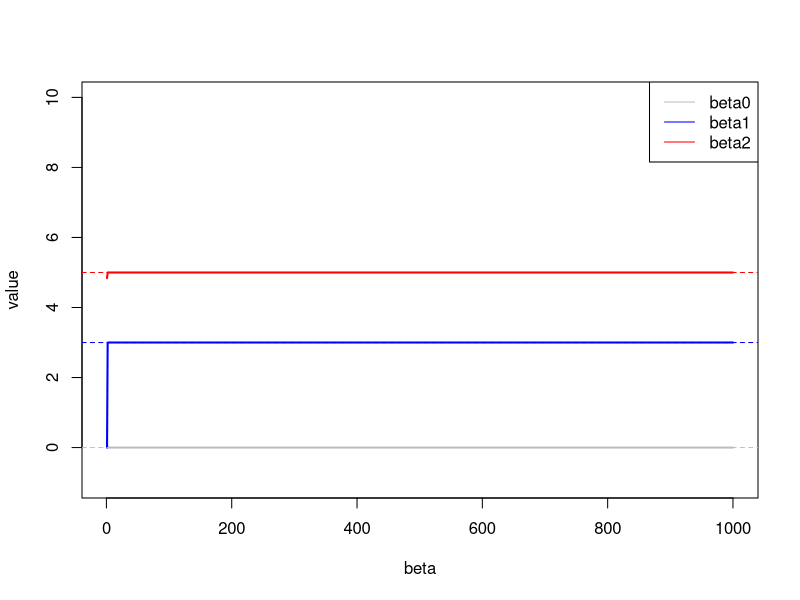

Write R code to recreate this figure.
library(MASS)
set.seed(1)

# ------------------------ (a) ------------------------
n = 100
k = 2
X = mvrnorm(n, mu=integer(k+1), Sigma=diag(k+1))
colnames(X) = c(paste0('x', 1:k), 'eps')
x1 = X[, 'x1']
x2 = X[, 'x2']
Y = 3*x1 + 5*x2


# ------------------------ (b) ------------------------
b1 = 0.5


# ------------------------ (c) ------------------------
y.1 = Y-b1*x1
fit.1 = lm(y.1~x2)
summary(fit.1)


# ------------------------ (d) ------------------------
b2 = coef(fit.1)[2]
y.2 = Y - b2 * x2
fit.2 = lm(y.2~x1)
summary(fit.2)


# ------------------------ (e) ------------------------
n.loop = 1000
b0.vec = rep(0, n.loop)
b1.vec = rep(0, n.loop)
b2.vec = rep(0, n.loop)
# initialize
b1 = 0
y.1 = Y - b1 * x1
fit.1 = lm(y.1~x2)
b2.vec[1] = fit.1$coefficients[2]
b0.vec[1] = fit.1$coefficients[1]

for(i in 2:n.loop){
    y.2 = Y - b2.vec[i-1]*x2
    fit.2 = lm(y.2~x1)
    b1.vec[i] = fit.2$coefficients[2]
    
    y.1 = Y - b1.vec[i] * x1
    fit.1 = lm(y.1~x2)
    b2.vec[i] = fit.1$coefficients[2]
    
    b0.vec[i] = fit.1$coefficients[1]
}


plot(1:n.loop, b0.vec, type='l', col='grey', lwd=2,
     xlim=c(1, n.loop), ylim=c(-1, 10), xlab='beta', ylab='value')
lines(1:n.loop, b1.vec, col='blue', lwd=2)
lines(1:n.loop, b2.vec, col='red', lwd=2)
legend('topright', legend=c('beta0', 'beta1', 'beta2'), col=c('grey', 'blue', 'red'), lwd=1)


# ------------------------ (f) ------------------------
fit = lm(Y~x1+x2)
abline(h=fit$coefficients[1], lty=2, col='grey')
abline(h=fit$coefficients[2], lty=2, col='blue')
abline(h=fit$coefficients[3], lty=2, col='red')

# The dashed lines are coefficients obtained from directly regressing
# Y on x1 and x2
# They are overlapping with previous results


# ------------------------ (g) ------------------------
sum.fit = summary(fit)
b0 = fit$coefficients[1]
b1 = fit$coefficients[2]
b2 = fit$coefficients[3]

fit.se = coef(sum.fit)[, 2]
b0.se = fit.se[1]
b1.se = fit.se[2]
b2.se = fit.se[3]

idx.b0 = min(which(abs(b0.vec - b0) < 2*b0.se))

# it requires ~8 iterations to get the coefficients within 2 s.e. to the true value